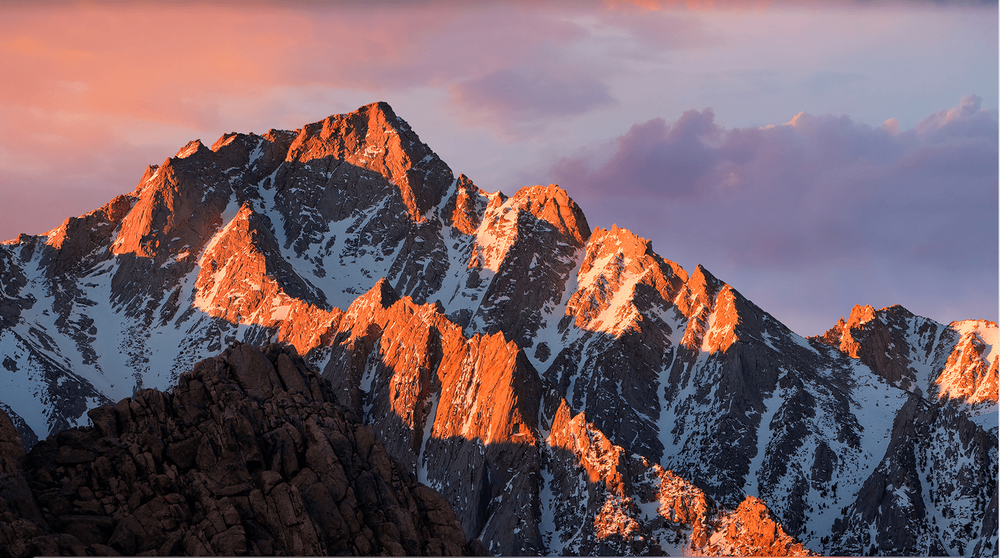
#> input picture wallpaer.png, 1000 x 558 px, shrunk from 1557 x 869 before the run
$ python opencvproject.py
#> lines starting #> are read from the running program, lines starting #| are printed output that depends on the picture
import cv2
import numpy as np
from matplotlib import pyplot as plt

img = cv2.imread('wallpaer.png',cv2.IMREAD_GRAYSCALE)
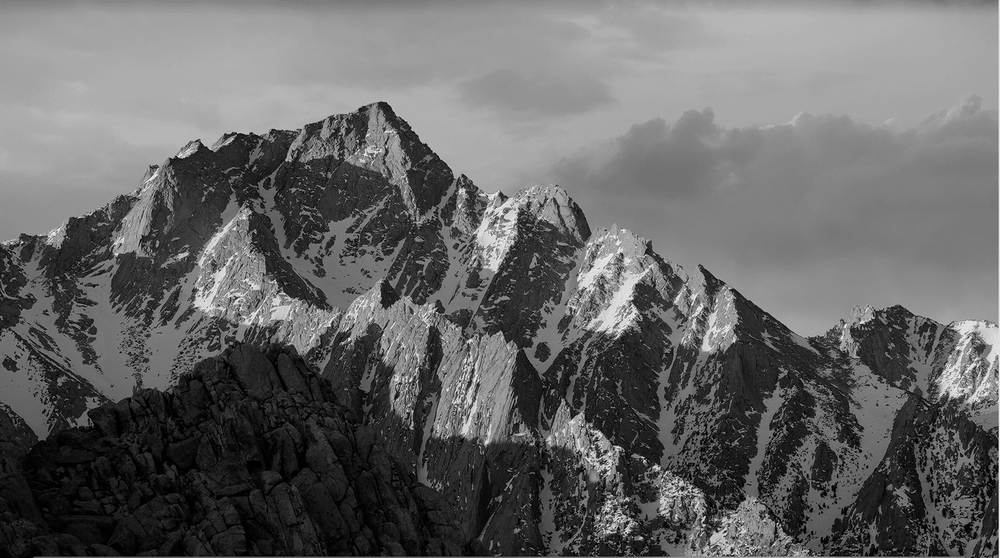
#> img: shape (558, 1000); min 0, max 250, mean 101.9
cv2.imshow('image',img)
cv2.waitKey(0)
cv2.destroyAllWindows()
